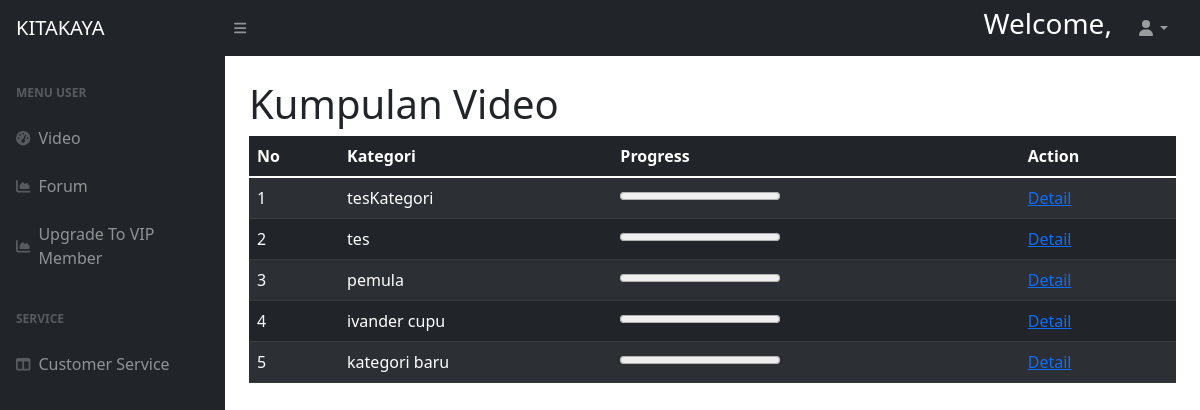
Screenshot of /public/halamanuserbiasa.php with the database file from the repository.
### tables this page shows
CREATE TABLE `kategori_vid` (
  `id` int(11) NOT NULL,
  `nama_kategori` text NOT NULL
);

### config/database.php (called while the page is built, shortened)
<?php
    class Database{
        private static $instance;
        public $pdo;
        private function __construct()
        {
            $dsn = "mysql:host=".DB_HOST.";dbname=".DB_NAME.";charset=UTF8";
            $options = [
                PDO::ATTR_ERRMODE => PDO::ERRMODE_EXCEPTION,
                PDO::ATTR_DEFAULT_FETCH_MODE => PDO::FETCH_OBJ,
                PDO::ATTR_EMULATE_PREPARES => false
            ];
            try {
                $this->pdo = new PDO($dsn,DB_USER,DB_PASSWORD,$options);
            }
            catch(PDOException $e){
                echo  $e->getMessage();
            }
        }
        static function instance(){
            if(!isset(self::$instance)){
                self::$instance = new Database();
            }
            return self::$instance;
        }
        function query($sql,$args = NULL){
            if (!$args){
                return $this->pdo->query($sql);
            }
            $stmt = $this->pdo->prepare($sql);
            $stmt->execute($args);
            return $stmt;
        }
    }
?>

### models/Video.php (called while the page is built, shortened)
<?php
    class Video{
        public static function getVideo()
        {
            $db=Database::instance();
            $temp=$db->query("SELECT distinct k.nama_kategori, k.id FROM  kategori_vid k LEFT JOIN thread t ON t.f_kategori=k.id AND t.status_video = 1");
            return $temp->fetchAll();
        }
        public static function jumlahVideo($f)
        {
            $db=Database::instance();
            $temp=$db->query("SELECT count(*) as c FROM  thread WHERE f_kategori = :f AND status_video = 1", [
                "f"=>$f
            ]);
            return $temp->fetch();
        }
        public static function VideoWatchedPB($refuser, $refkategori)
        {
            $db=Database::instance();
            $temp=$db->query("SELECT count(*) as c FROM progressbar WHERE refuser = :refuser AND refkategori = :refkategori",[
                "refuser"=>$refuser,
                "refkategori"=>$refkategori,
            ]);
            return $temp->fetch();
        }
    }
?>

### public/halamanuserbiasa.php (the view, shortened to what this page needs)
<?php
    $user = $_SESSION["user"];
    $munculkan = $user->nama;
?>
<!DOCTYPE html>
<html lang="en">
    <head>
        <link href="https://cdn.jsdelivr.net/npm/simple-datatables@latest/dist/style.css" rel="stylesheet" />
        <link href="../assets/css/punyaadmin.css" rel="stylesheet" />
    </head>
    <body class="sb-nav-fixed">
        <nav class="sb-topnav navbar navbar-expand navbar-dark bg-dark">
            <a class="navbar-brand ps-3" href="halamanadmin.php">KITAKAYA</a>
            <button class="btn btn-link btn-sm order-1 order-lg-0 me-4 me-lg-0" id="sidebarToggle" href="#!"><i class="fas fa-bars"></i></button>
            <form class="d-none d-md-inline-block form-inline ms-auto me-0 me-md-3 my-2 my-md-0">
                <div class="input-group">
                    <h3 style="color: white;">Welcome, <?= $munculkan?></h3>
                </div>
            </form>
            <ul class="navbar-nav ms-auto ms-md-0 me-3 me-lg-4">
                <li class="nav-item dropdown">
                    <a class="nav-link dropdown-toggle" id="navbarDropdown" href="#" role="button" data-bs-toggle="dropdown" aria-expanded="false"><i class="fas fa-user fa-fw"></i></a>
                </li>
            </ul>
        </nav>
        <div id="layoutSidenav">
            <div id="layoutSidenav_nav">
                <nav class="sb-sidenav accordion sb-sidenav-dark" id="sidenavAccordion">
                    <div class="sb-sidenav-menu">
                        <div class="nav">
                            <div class="sb-sidenav-menu-heading">Menu User</div>
                            <a class="nav-link" href="../public/halamanuserbiasa.php">
                                <div class="sb-nav-link-icon"><i class="fas fa-tachometer-alt"></i></div>
                                Video
                            </a>
                            <a class="nav-link" href="../public/halamanuserbiasaforum.php">
                                <div class="sb-nav-link-icon"><i class="fas fa-chart-area"></i></div>
                                Forum
                            </a>
                            <a class="nav-link" href="../public/halamanuserbiasasub.php">
                                <div class="sb-nav-link-icon"><i class="fas fa-chart-area"></i></div>
                                Upgrade To VIP Member
                            </a>
                            <div class="sb-sidenav-menu-heading">Service</div>
                            <a class="nav-link" href="../public/halamanuserbiasacs.php">
                                <div class="sb-nav-link-icon"><i class="fas fa-columns"></i></div>
                                Customer Service
                            </a>
                        </div>
                    </div>
                </nav>
            </div>
            <div id="layoutSidenav_content">
            <main>
                    <div class="container-fluid px-4">
                        <h1 class="mt-4">Kumpulan Video</h1>
                        <?php
                            $video = Video::getVideo();
                        ?>
                        <table class="table table-dark table-striped">
                            <thead>
                                <th>No</th>
                                <th>Kategori</th>
                                <th>Progress</th>
                                <th>Action</th>
                            </thead>
                            <tbody>
                                <?php
                                    $user = $_SESSION["user"];
                                    $userid = $user->id;
                                    foreach($video as $idx => $video){
                                        $max = Video::jumlahVideo($video->id);
                                        $max = $max->c;
                                        $min = Video::VideoWatchedPB($userid, $video->id);
                                        $min = $min->c;
                                        ?>
                                        <tr>
                                            <td><?= $idx + 1 ?></td>
                                            <td><?= $video->nama_kategori ?></td>
                                            <td><progress id="pb" value="<?=$min?>" max="<?=$max?>"></progress></td>
                                            <td>
                                                <a href="../controllers/vid.php?idvidBIASA=true&id=<?=$video->nama_kategori?>">Detail</a>
                                            </td>
                                        </tr>
                                        <?php
                                    }
                                ?>
                            </tbody>
                        </table>
                    </div>
                </main>
            </div>
        </div>
    </body>
</html>

### rows the page displays
kategori_vid: nama_kategori "tesKategori", $min 0 (drawn)
kategori_vid: nama_kategori "tes", $min 0 (drawn)
kategori_vid: nama_kategori "pemula", $min 0 (drawn)
kategori_vid: nama_kategori "ivander cupu", $min 0 (drawn)
kategori_vid: nama_kategori "kategori baru", $min 0 (drawn)
